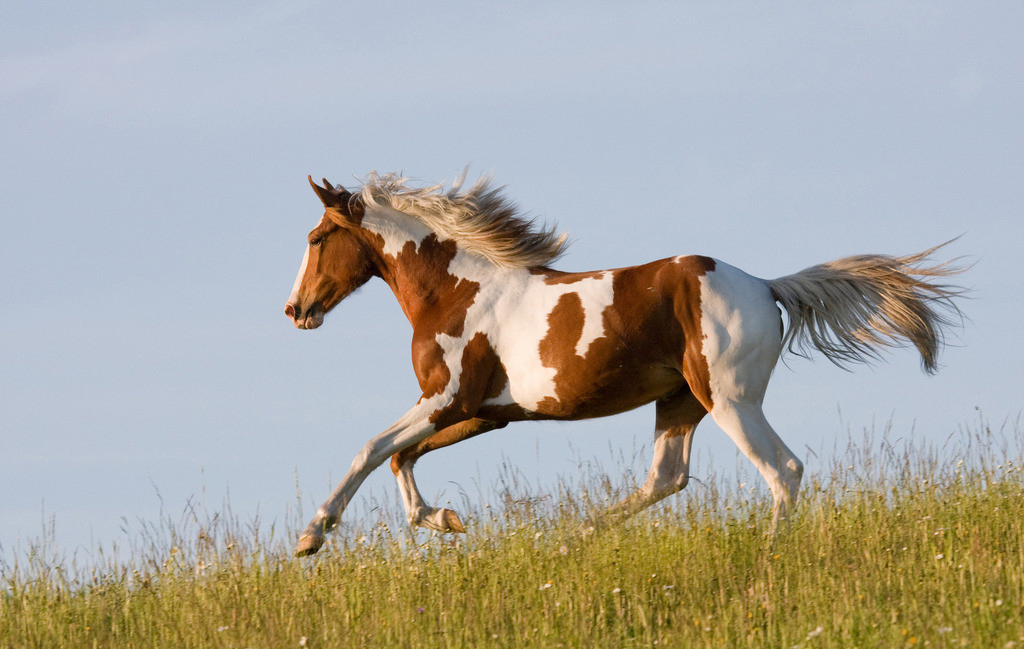
#> input picture learning/opencv/img/horse.jpg, 1024 x 649 px
$ jupyter execute '图像的基础操作.ipynb'
#> lines starting #> are read from the running program, lines starting #| are printed output that depends on the picture
# 1. 图片的IO操作

[cell 1]
import cv2 as cv
import matplotlib.pyplot as plt
import numpy as np

[cell 2]
# 读取图片
horse = cv.imread('img/horse.jpg')
#> horse is the input picture: shape (649, 1024, 3); mean B, G, R 160.2, 167.9, 170.4

# 保存图片
cv.imwrite('img/horseCopy.png',horse)
#> Out = True

[cell 3]
# opencv展示图片
cv.imshow('horse picture', horse)
cv.waitKey(0) # 一直等待
cv.destroyAllWindows() # 当有键盘输入时销毁图片

[cell 4]
# matplotlib展示图片
horse = plt.imshow(horse[:,:,::-1])
plt.show()

# 2. 绘制图形/文字

[cell 5]
img = np.zeros((512,512,3), np.uint8)

# 绘制图形
cv.line(img,(0,0),(512,512),(255,0,0),thickness=5)
cv.circle(img,(100,100),20,(0,255,0),thickness=5)
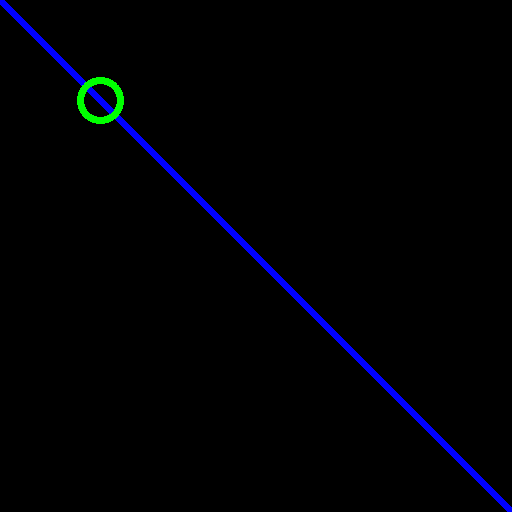
#> img: shape (512, 512, 3); mean of channels 0, 1, 2 4.4, 0.9, 0; drawn as B, G, R
cv.rectangle(img,(400,400),(512,512),(0,0,255),thickness=5)
# 添加文字
cv.putText(img,'Hello',(200,100),cv.FONT_HERSHEY_SIMPLEX,2,(0,0,255),thickness=2)
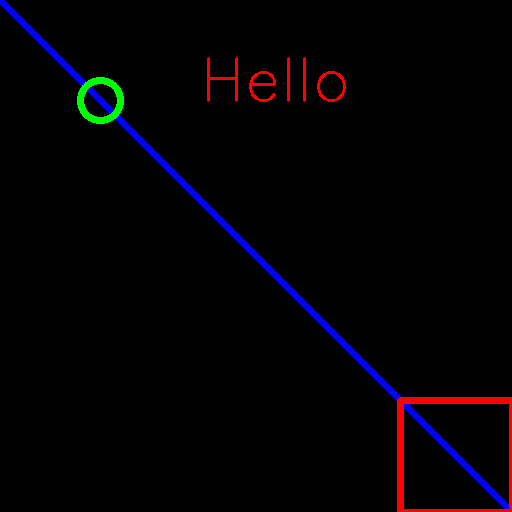
#> img: shape (512, 512, 3); mean of channels 0, 1, 2 4.3, 0.9, 3.2; drawn as B, G, R

# 显示结果
plt.imshow(img[:,:,::-1])

# 2.numpy读取图片存储格式

[cell 6]
# 创建一个2×2的简单图像
img = np.zeros((2, 2, 3), dtype=int)

# 给每个通道赋值
img[:,:,0] = [[1, 20], [3, 4]]    # 红色通道
img[:,:,1] = [[10, 20], [30, 40]] # 绿色通道
img[:,:,2] = [[100, 200], [300, 400]] # 蓝色通道

print("完整3D数组:")
print(img)
plt.imshow(img)
"""
[[[  1  10 100]   # 位置(0,0): R=1, G=10, B=100
  [  2  20 200]]  # 位置(0,1): R=2, G=20, B=200

 [[  3  30 300]   # 位置(1,0): R=3, G=30, B=300
  [  4  40 400]]] # 位置(1,1): R=4, G=40, B=400
"""
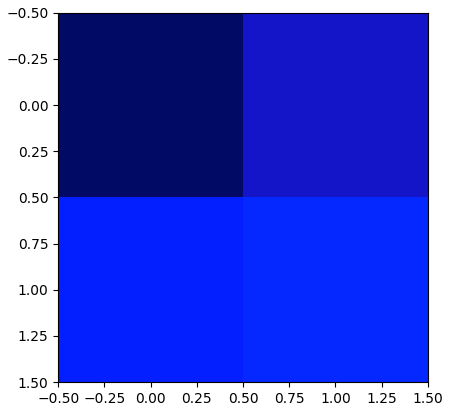
#> figure drawn by matplotlib, 1 panel
